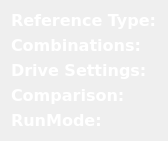
     <widget class="QWidget" name="layoutWidget">
      <property name="geometry">
       <rect>
        <x>11</x>
        <y>136</y>
        <width>147</width>
        <height>121</height>
       </rect>
      </property>
      <layout class="QGridLayout" name="gridLayout">
       <item row="0" column="0">
        <widget class="QLabel" name="lblClip_5">
         <property name="font">
          <font>
           <family>DejaVu Sans</family>
           <pointsize>12</pointsize>
           <weight>75</weight>
           <bold>true</bold>
          </font>
         </property>
         <property name="styleSheet">
          <string notr="true">QLabel {color:white;border: rgba(0,0,0,0);}</string>
         </property>
         <property name="text">
          <string>Reference Type:</string>
         </property>
        </widget>
       </item>
       <item row="1" column="0">
        <widget class="QLabel" name="lblClip_3">
         <property name="font">
          <font>
           <family>DejaVu Sans</family>
           <pointsize>12</pointsize>
           <weight>75</weight>
           <bold>true</bold>
          </font>
         </property>
         <property name="styleSheet">
          <string notr="true">QLabel {color:white;border: rgba(0,0,0,0);}</string>
         </property>
         <property name="text">
          <string>Combinations:</string>
         </property>
        </widget>
       </item>
       <item row="2" column="0">
        <widget class="QLabel" name="lblClip_8">
         <property name="font">
          <font>
           <family>DejaVu Sans</family>
           <pointsize>12</pointsize>
           <weight>75</weight>
           <bold>true</bold>
          </font>
         </property>
         <property name="styleSheet">
          <string notr="true">QLabel {color:white;border: rgba(0,0,0,0);}</string>
         </property>
         <property name="text">
          <string>&lt;!DOCTYPE HTML PUBLIC &quot;-//W3C//DTD HTML 4.0//EN&quot; &quot;http://www.w3.org/TR/REC-html40/strict.dtd&quot;&gt;
&lt;html&gt;&lt;head&gt;&lt;meta name=&quot;qrichtext&quot; content=&quot;1&quot; /&gt;&lt;style type=&quot;text/css&quot;&gt;
p, li { white-space: pre-wrap; }
&lt;/style&gt;&lt;/head&gt;&lt;body style=&quot; font-family:'DejaVu Sans'; font-size:12pt; font-weight:600; font-style:normal;&quot;&gt;
&lt;table border=&quot;0&quot; style=&quot;-qt-table-type: root; margin-top:4px; margin-bottom:4px; margin-left:4px; margin-right:4px;&quot;&gt;
&lt;tr&gt;
&lt;td style=&quot;border: none;&quot;&gt;
&lt;p style=&quot; margin-top:0px; margin-bottom:0px; margin-left:0px; margin-right:0px; -qt-block-indent:0; text-indent:0px;&quot;&gt;Drive Settings:&lt;/p&gt;&lt;/td&gt;&lt;/tr&gt;&lt;/table&gt;&lt;/body&gt;&lt;/html&gt;</string>
         </property>
        </widget>
       </item>
       <item row="3" column="0">
        <widget class="QLabel" name="lblClip_6">
         <property name="font">
          <font>
           <family>DejaVu Sans</family>
           <pointsize>12</pointsize>
           <weight>75</weight>
           <bold>true</bold>
          </font>
         </property>
         <property name="styleSheet">
          <string notr="true">QLabel {color:white;border: rgba(0,0,0,0);}</string>
         </property>
         <property name="text">
          <string>&lt;!DOCTYPE HTML PUBLIC &quot;-//W3C//DTD HTML 4.0//EN&quot; &quot;http://www.w3.org/TR/REC-html40/strict.dtd&quot;&gt;
&lt;html&gt;&lt;head&gt;&lt;meta name=&quot;qrichtext&quot; content=&quot;1&quot; /&gt;&lt;style type=&quot;text/css&quot;&gt;
p, li { white-space: pre-wrap; }
&lt;/style&gt;&lt;/head&gt;&lt;body style=&quot; font-family:'DejaVu Sans'; font-size:12pt; font-weight:600; font-style:normal;&quot;&gt;
&lt;table style=&quot;-qt-table-type: root; margin-top:4px; margin-bottom:4px; margin-left:4px; margin-right:4px;&quot;&gt;
&lt;tr&gt;
&lt;td style=&quot;border: none;&quot;&gt;
&lt;p style=&quot; margin-top:0px; margin-bottom:0px; margin-left:0px; margin-right:0px; -qt-block-indent:0; text-indent:0px;&quot;&gt;Comparison:&lt;/p&gt;&lt;/td&gt;&lt;/tr&gt;&lt;/table&gt;&lt;/body&gt;&lt;/html&gt;</string>
         </property>
        </widget>
       </item>
       <item row="4" column="0">
        <widget class="QLabel" name="lblClip_4">
         <property name="font">
          <font>
           <family>DejaVu Sans</family>
           <pointsize>12</pointsize>
           <weight>75</weight>
           <bold>true</bold>
          </font>
         </property>
         <property name="styleSheet">
          <string notr="true">QLabel {color:white;border: rgba(0,0,0,0);}</string>
         </property>
         <property name="text">
          <string>RunMode:</string>
         </property>
        </widget>
       </item>
      </layout>
     </widget>
